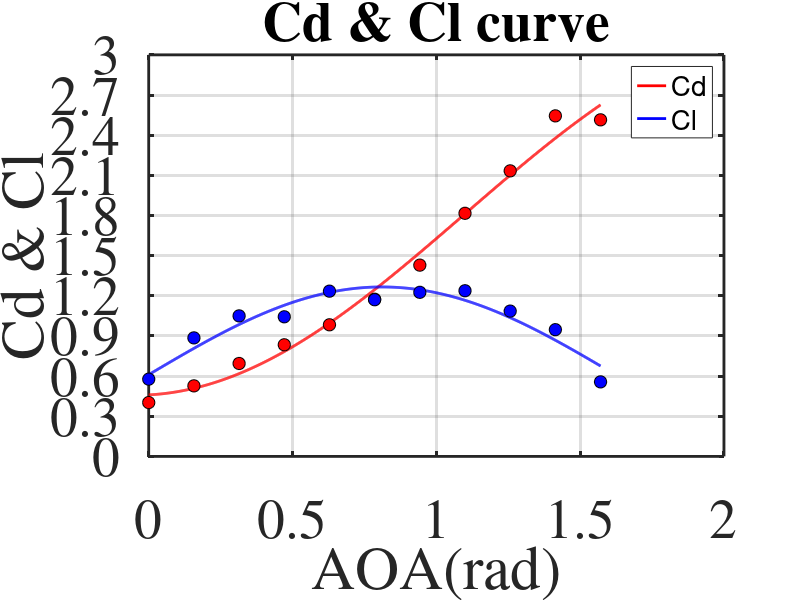

Write MATLAB code to recreate this figure.
clear all
close all
clc

aoa = 0:9:90;
aoa = deg2rad(aoa);
aoa = aoa';

Cd = [0.402336989
0.527045227
0.6942129
0.833964028
0.983358433
1.174163881
1.42902662
1.816267661
2.133502048
2.544393791
2.51477873
];

Cl =[0.577200052
0.885523752
1.049901706
1.043103711
1.234573746
1.170627261
1.225829899
1.237849234
1.085582808
0.946981387
0.556713837
]; 

%then, use matlab curve fitting tool in command windows
% cftool(aoa,Cd);    
% cftool(aoa,Cl);


%plot parameters:
tic1 = 0.3;
i1 =0:1:10;
y1_ticks_array = tic1*i1;

tic2 = 0.1;
i2 = 4:1:14;
y2_ticks_array = tic2*i2;

%Plot:
%cd fitting curve plot:
figure(1)
aoa_rad = deg2rad(0):deg2rad(0.1):deg2rad(90);
cd_curve = 1.35* cos( -1.376*aoa_rad + 3.08) + 1.807;

plot(aoa_rad,cd_curve,'color','r','LineWidth',2);
hold on;
grid on;
% scatter(aoa ,Cd ,80,'MarkerEdgeColor','k','MarkerFaceColor','r');
yticks(y1_ticks_array);
ylim([0,3])
% xlabel('AOA(rad)','FontSize',15);
% ylabel('Cd','FontSize',15);
% set(gca,'linewidth',2,'fontsize',40,'fontname','Times');
% legend('Cd','FontSize',20);
% title('Cd curve','FontSize',40);

%cl fitting curve plot:
% figure(2)
% aoa_rad = deg2rad(0):deg2rad(0.1):deg2rad(90);
cl_curve = 0.6551 * sin( 1.937*aoa_rad) + 0.6109;

plot(aoa_rad,cl_curve,'color','b','LineWidth',2);
% hold on;
% grid on;
scatter(aoa ,Cd ,80,'MarkerEdgeColor','k','MarkerFaceColor','r');
scatter(aoa ,Cl ,80,'MarkerEdgeColor','k','MarkerFaceColor','b');
% yticks(y2_ticks_array);
% ylim([0.4,1.4])
xlabel('AOA(rad)','FontSize',15);
ylabel('Cd & Cl','FontSize',15);
set(gca,'linewidth',2,'fontsize',40,'fontname','Times');
legend('Cd','Cl','FontSize',20);
title('Cd & Cl curve','FontSize',40);


